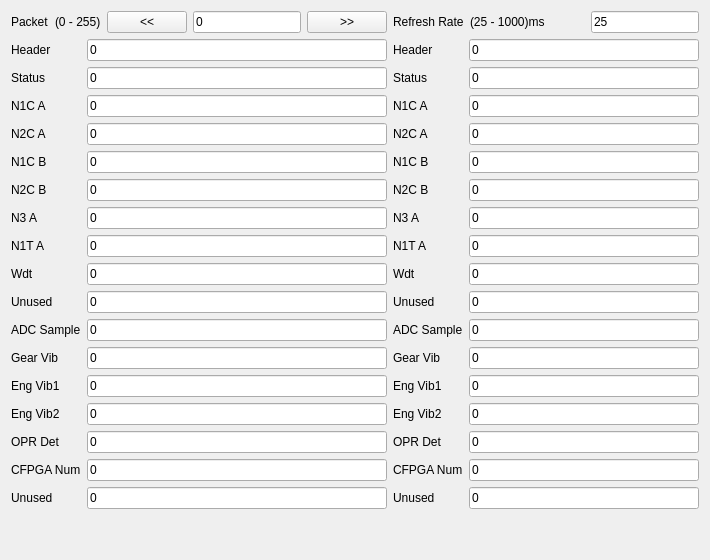
      <widget class="QWidget" name="tab_3">
       <attribute name="title">
        <string>Pressure Cal</string>
       </attribute>
       <layout class="QVBoxLayout" name="verticalLayout_2">
        <item>
         <layout class="QGridLayout" name="gridLayout_13">
          <item row="1" column="2">
           <layout class="QGridLayout" name="gridLayout_16"/>
          </item>
          <item row="0" column="1">
           <layout class="QGridLayout" name="gridLayout_17">
            <item row="0" column="1">
             <widget class="QLabel" name="label_20">
              <property name="text">
               <string>(0 - 255)</string>
              </property>
             </widget>
            </item>
            <item row="0" column="4">
             <widget class="QLineEdit" name="lineEdit_CalPacketNumber">
              <property name="text">
               <string>0</string>
              </property>
              <property name="placeholderText">
               <string>0</string>
              </property>
             </widget>
            </item>
            <item row="0" column="0">
             <widget class="QLabel" name="label_18">
              <property name="text">
               <string>Packet</string>
              </property>
             </widget>
            </item>
            <item row="0" column="2">
             <widget class="QPushButton" name="pushButton_Cal_dec">
              <property name="text">
               <string>&lt;&lt;</string>
              </property>
             </widget>
            </item>
            <item row="0" column="5">
             <widget class="QPushButton" name="pushButton_Cal_inc">
              <property name="text">
               <string>&gt;&gt;</string>
              </property>
             </widget>
            </item>
           </layout>
          </item>
          <item row="0" column="3">
           <layout class="QGridLayout" name="gridLayout_18">
            <item row="0" column="3">
             <widget class="QLineEdit" name="lineEdit_CalRefreshRate">
              <property name="text">
               <string>25</string>
              </property>
              <property name="placeholderText">
               <string>0</string>
              </property>
             </widget>
            </item>
            <item row="0" column="1">
             <widget class="QLabel" name="label_21">
              <property name="text">
               <string>(25 - 1000)ms</string>
              </property>
             </widget>
            </item>
            <item row="0" column="0">
             <widget class="QLabel" name="label_16">
              <property name="text">
               <string>Refresh Rate</string>
              </property>
             </widget>
            </item>
            <item row="0" column="2">
             <spacer name="horizontalSpacer_6">
              <property name="orientation">
               <enum>Qt::Horizontal</enum>
              </property>
              <property name="sizeHint" stdset="0">
               <size>
                <width>40</width>
                <height>20</height>
               </size>
              </property>
             </spacer>
            </item>
           </layout>
          </item>
          <item row="1" column="1">
           <layout class="QGridLayout" name="gridLayout_14">
            <item row="2" column="1">
             <widget class="QLineEdit" name="lineEdit_Cal_N1CA_raw">
              <property name="text">
               <string>0</string>
              </property>
              <property name="readOnly">
               <bool>true</bool>
              </property>
             </widget>
            </item>
            <item row="5" column="1">
             <widget class="QLineEdit" name="lineEdit_Cal_N1CB_raw_2">
              <property name="text">
               <string>0</string>
              </property>
              <property name="readOnly">
               <bool>true</bool>
              </property>
             </widget>
            </item>
            <item row="7" column="1">
             <widget class="QLineEdit" name="lineEdit_Cal_N1TA_raw">
              <property name="text">
               <string>0</string>
              </property>
              <property name="readOnly">
               <bool>true</bool>
              </property>
             </widget>
            </item>
            <item row="4" column="1">
             <widget class="QLineEdit" name="lineEdit_Cal_N1CB_raw">
              <property name="text">
               <string>0</string>
              </property>
              <property name="readOnly">
               <bool>true</bool>
              </property>
             </widget>
            </item>
            <item row="1" column="1">
             <widget class="QLineEdit" name="lineEdit_Cal_Status_raw">
              <property name="text">
               <string>0</string>
              </property>
              <property name="readOnly">
               <bool>true</bool>
              </property>
             </widget>
            </item>
            <item row="13" column="1">
             <widget class="QLineEdit" name="lineEdit_Cal_EngVib2_raw">
              <property name="text">
               <string>0</string>
              </property>
              <property name="readOnly">
               <bool>true</bool>
              </property>
             </widget>
            </item>
            <item row="0" column="1">
             <widget class="QLineEdit" name="lineEdit_Cal_Header_raw">
              <property name="text">
               <string>0</string>
              </property>
              <property name="readOnly">
               <bool>true</bool>
              </property>
             </widget>
            </item>
            <item row="16" column="1">
             <widget class="QLineEdit" name="lineEdit_Cal_Unused2_raw">
              <property name="text">
               <string>0</string>
              </property>
              <property name="readOnly">
               <bool>true</bool>
              </property>
             </widget>
            </item>
            <item row="11" column="1">
             <widget class="QLineEdit" name="lineEdit_Cal_GearVib_raw">
              <property name="text">
               <string>0</string>
              </property>
              <property name="readOnly">
               <bool>true</bool>
              </property>
             </widget>
            </item>
            <item row="14" column="1">
             <widget class="QLineEdit" name="lineEdit_Cal_OPRDet_raw">
              <property name="text">
               <string>0</string>
              </property>
              <property name="readOnly">
               <bool>true</bool>
              </property>
             </widget>
            </item>
            <item row="12" column="1">
             <widget class="QLineEdit" name="lineEdit_Cal_EngVib1_raw">
              <property name="text">
               <string>0</string>
              </property>
              <property name="readOnly">
               <bool>true</bool>
              </property>
             </widget>
            </item>
            <item row="3" column="1">
             <widget class="QLineEdit" name="lineEdit_Cal_N2CA_raw">
              <property name="text">
               <string>0</string>
              </property>
              <property name="readOnly">
               <bool>true</bool>
              </property>
             </widget>
            </item>
            <item row="6" column="1">
             <widget class="QLineEdit" name="lineEdit_Cal_N3A_raw">
              <property name="text">
               <string>0</string>
              </property>
              <property name="readOnly">
               <bool>true</bool>
              </property>
             </widget>
            </item>
            <item row="8" column="1">
             <widget class="QLineEdit" name="lineEdit_Cal_Wdt_raw">
              <property name="text">
               <string>0</string>
              </property>
              <property name="readOnly">
               <bool>true</bool>
              </property>
             </widget>
            </item>
            <item row="9" column="1">
             <widget class="QLineEdit" name="lineEdit_Cal_Unused1_raw">
              <property name="text">
               <string>0</string>
              </property>
              <property name="readOnly">
               <bool>true</bool>
              </property>
             </widget>
            </item>
            <item row="10" column="1">
             <widget class="QLineEdit" name="lineEdit_Cal_ADCSample_raw">
              <property name="text">
               <string>0</string>
              </property>
              <property name="readOnly">
               <bool>true</bool>
              </property>
             </widget>
            </item>
            <item row="15" column="1">
             <widget class="QLineEdit" name="lineEdit_Cal_CFPGANum_raw">
              <property name="text">
               <string>0</string>
              </property>
              <property name="readOnly">
               <bool>true</bool>
              </property>
             </widget>
            </item>
            <item row="0" column="0">
             <widget class="QLabel" name="label_65">
              <property name="text">
               <string>Header</string>
              </property>
             </widget>
            </item>
            <item row="1" column="0">
             <widget class="QLabel" name="label_56">
              <property name="text">
               <string>Status</string>
              </property>
             </widget>
            </item>
            <item row="2" column="0">
             <widget class="QLabel" name="label_57">
              <property name="text">
               <string>N1C A</string>
              </property>
             </widget>
            </item>
            <item row="3" column="0">
             <widget class="QLabel" name="label_58">
              <property name="text">
               <string>N2C A</string>
              </property>
             </widget>
            </item>
            <item row="4" column="0">
             <widget class="QLabel" name="label_59">
              <property name="text">
               <string>N1C B</string>
              </property>
             </widget>
            </item>
            <item row="5" column="0">
             <widget class="QLabel" name="label_66">
              <property name="text">
               <string>N2C B</string>
              </property>
             </widget>
            </item>
            <item row="6" column="0">
             <widget class="QLabel" name="label_67">
              <property name="text">
               <string>N3 A</string>
              </property>
             </widget>
            </item>
            <item row="7" column="0">
             <widget class="QLabel" name="label_68">
              <property name="text">
               <string>N1T A</string>
              </property>
             </widget>
            </item>
            <item row="8" column="0">
             <widget class="QLabel" name="label_69">
              <property name="text">
               <string>Wdt</string>
              </property>
             </widget>
            </item>
            <item row="9" column="0">
             <widget class="QLabel" name="label_70">
              <property name="text">
               <string>Unused</string>
              </property>
             </widget>
            </item>
            <item row="10" column="0">
             <widget class="QLabel" name="label_71">
              <property name="text">
               <string>ADC Sample</string>
              </property>
             </widget>
            </item>
            <item row="11" column="0">
             <widget class="QLabel" name="label_72">
              <property name="text">
               <string>Gear Vib</string>
              </property>
             </widget>
            </item>
            <item row="12" column="0">
             <widget class="QLabel" name="label_61">
              <property name="text">
               <string>Eng Vib1</string>
              </property>
             </widget>
            </item>
            <item row="13" column="0">
             <widget class="QLabel" name="label_62">
              <property name="text">
               <string>Eng Vib2</string>
              </property>
             </widget>
            </item>
            <item row="14" column="0">
             <widget class="QLabel" name="label_63">
              <property name="text">
               <string>OPR Det</string>
              </property>
             </widget>
            </item>
            <item row="15" column="0">
             <widget class="QLabel" name="label_64">
              <property name="text">
               <string>CFPGA Num</string>
              </property>
             </widget>
            </item>
            <item row="16" column="0">
             <widget class="QLabel" name="label_60">
              <property name="text">
               <string>Unused</string>
              </property>
             </widget>
            </item>
           </layout>
          </item>
          <item row="1" column="3">
           <layout class="QGridLayout" name="gridLayout_15">
            <item row="5" column="1">
             <widget class="QLineEdit" name="lineEdit_Cal_N1CB_conv_2">
              <property name="text">
               <string>0</string>
              </property>
              <property name="readOnly">
               <bool>true</bool>
              </property>
             </widget>
            </item>
            <item row="7" column="1">
             <widget class="QLineEdit" name="lineEdit_Cal_N1TA_conv">
              <property name="text">
               <string>0</string>
              </property>
              <property name="readOnly">
               <bool>true</bool>
              </property>
             </widget>
            </item>
            <item row="4" column="1">
             <widget class="QLineEdit" name="lineEdit_Cal_N1CB_conv">
              <property name="text">
               <string>0</string>
              </property>
              <property name="readOnly">
               <bool>true</bool>
              </property>
             </widget>
            </item>
            <item row="1" column="1">
             <widget class="QLineEdit" name="lineEdit_Cal_Status_conv">
              <property name="text">
               <string>0</string>
              </property>
              <property name="readOnly">
               <bool>true</bool>
              </property>
             </widget>
            </item>
            <item row="2" column="1">
             <widget class="QLineEdit" name="lineEdit_Cal_N1CA_conv">
              <property name="text">
               <string>0</string>
              </property>
              <property name="readOnly">
               <bool>true</bool>
              </property>
             </widget>
            </item>
            <item row="13" column="1">
             <widget class="QLineEdit" name="lineEdit_Cal_EngVib2_conv">
              <property name="text">
               <string>0</string>
              </property>
              <property name="readOnly">
               <bool>true</bool>
              </property>
             </widget>
            </item>
            <item row="0" column="1">
             <widget class="QLineEdit" name="lineEdit_Cal_Header_conv">
              <property name="text">
               <string>0</string>
              </property>
              <property name="readOnly">
               <bool>true</bool>
              </property>
             </widget>
            </item>
            <item row="16" column="1">
             <widget class="QLineEdit" name="lineEdit_Cal_Unused2_conv">
              <property name="text">
               <string>0</string>
              </property>
              <property name="readOnly">
               <bool>true</bool>
              </property>
             </widget>
            </item>
            <item row="11" column="1">
             <widget class="QLineEdit" name="lineEdit_Cal_GearVib_conv">
              <property name="text">
               <string>0</string>
              </property>
              <property name="readOnly">
               <bool>true</bool>
              </property>
             </widget>
            </item>
            <item row="14" column="1">
             <widget class="QLineEdit" name="lineEdit_Cal_OPRDet_conv">
              <property name="text">
               <string>0</string>
              </property>
              <property name="readOnly">
               <bool>true</bool>
              </property>
             </widget>
            </item>
            <item row="12" column="1">
             <widget class="QLineEdit" name="lineEdit_Cal_EngVib1_conv">
              <property name="text">
               <string>0</string>
              </property>
              <property name="readOnly">
               <bool>true</bool>
              </property>
             </widget>
            </item>
            <item row="3" column="1">
             <widget class="QLineEdit" name="lineEdit_Cal_N2CA_conv">
              <property name="text">
               <string>0</string>
              </property>
              <property name="readOnly">
               <bool>true</bool>
              </property>
             </widget>
            </item>
            <item row="6" column="1">
             <widget class="QLineEdit" name="lineEdit_Cal_N3A_conv">
              <property name="text">
               <string>0</string>
              </property>
              <property name="readOnly">
               <bool>true</bool>
              </property>
             </widget>
            </item>
            <item row="8" column="1">
             <widget class="QLineEdit" name="lineEdit_Cal_Wdt_conv">
              <property name="text">
               <string>0</string>
              </property>
              <property name="readOnly">
               <bool>true</bool>
              </property>
             </widget>
            </item>
            <item row="9" column="1">
             <widget class="QLineEdit" name="lineEdit_Cal_Unused1_conv">
              <property name="text">
               <string>0</string>
              </property>
              <property name="readOnly">
               <bool>true</bool>
              </property>
             </widget>
            </item>
            <item row="10" column="1">
             <widget class="QLineEdit" name="lineEdit_Cal_ADCSample_conv">
              <property name="text">
               <string>0</string>
              </property>
              <property name="readOnly">
               <bool>true</bool>
              </property>
             </widget>
            </item>
            <item row="15" column="1">
             <widget class="QLineEdit" name="lineEdit_Cal_CFPGANum_conv">
              <property name="text">
               <string>0</string>
              </property>
              <property name="readOnly">
               <bool>true</bool>
              </property>
             </widget>
            </item>
            <item row="0" column="0">
             <widget class="QLabel" name="label_143">
              <property name="text">
               <string>Header</string>
              </property>
             </widget>
            </item>
            <item row="1" column="0">
             <widget class="QLabel" name="label_144">
              <property name="text">
               <string>Status</string>
              </property>
             </widget>
            </item>
            <item row="2" column="0">
             <widget class="QLabel" name="label_145">
              <property name="text">
               <string>N1C A</string>
              </property>
             </widget>
            </item>
            <item row="3" column="0">
             <widget class="QLabel" name="label_146">
              <property name="text">
               <string>N2C A</string>
              </property>
             </widget>
            </item>
            <item row="4" column="0">
             <widget class="QLabel" name="label_147">
              <property name="text">
               <string>N1C B</string>
              </property>
             </widget>
            </item>
            <item row="5" column="0">
             <widget class="QLabel" name="label_148">
              <property name="text">
               <string>N2C B</string>
              </property>
             </widget>
            </item>
            <item row="6" column="0">
             <widget class="QLabel" name="label_149">
              <property name="text">
               <string>N3 A</string>
              </property>
             </widget>
            </item>
            <item row="7" column="0">
             <widget class="QLabel" name="label_150">
              <property name="text">
               <string>N1T A</string>
              </property>
             </widget>
            </item>
            <item row="8" column="0">
             <widget class="QLabel" name="label_151">
              <property name="text">
               <string>Wdt</string>
              </property>
             </widget>
            </item>
            <item row="9" column="0">
             <widget class="QLabel" name="label_152">
              <property name="text">
               <string>Unused</string>
              </property>
             </widget>
            </item>
            <item row="10" column="0">
             <widget class="QLabel" name="label_153">
              <property name="text">
               <string>ADC Sample</string>
              </property>
             </widget>
            </item>
            <item row="11" column="0">
             <widget class="QLabel" name="label_154">
              <property name="text">
               <string>Gear Vib</string>
              </property>
             </widget>
            </item>
            <item row="12" column="0">
             <widget class="QLabel" name="label_155">
              <property name="text">
               <string>Eng Vib1</string>
              </property>
             </widget>
            </item>
            <item row="13" column="0">
             <widget class="QLabel" name="label_156">
              <property name="text">
               <string>Eng Vib2</string>
              </property>
             </widget>
            </item>
            <item row="14" column="0">
             <widget class="QLabel" name="label_157">
              <property name="text">
               <string>OPR Det</string>
              </property>
             </widget>
            </item>
            <item row="15" column="0">
             <widget class="QLabel" name="label_158">
              <property name="text">
               <string>CFPGA Num</string>
              </property>
             </widget>
            </item>
            <item row="16" column="0">
             <widget class="QLabel" name="label_159">
              <property name="text">
               <string>Unused</string>
              </property>
             </widget>
            </item>
           </layout>
          </item>
         </layout>
        </item>
        <item>
         <spacer name="verticalSpacer_3">
          <property name="orientation">
           <enum>Qt::Vertical</enum>
          </property>
          <property name="sizeHint" stdset="0">
           <size>
            <width>20</width>
            <height>40</height>
           </size>
          </property>
         </spacer>
        </item>
       </layout>
      </widget>
